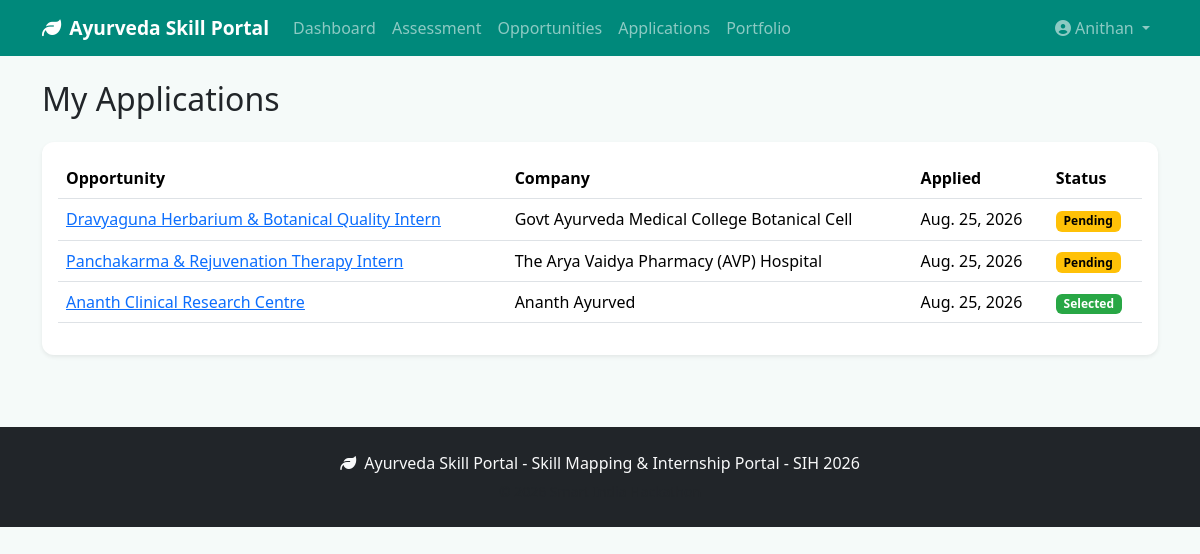
The page /student/applications/ (signed in) on the database its author committed.
### applications/models.py (models this page shows, shortened)
class Application(models.Model):
    STATUS_CHOICES = [
        ('Pending', 'Pending'),
        ('Shortlisted', 'Shortlisted'),
        ('Interview', 'Interview'),
        ('Selected', 'Selected'),
        ('Rejected', 'Rejected'),
    ]
    application_id = models.AutoField(primary_key=True)
    student = models.ForeignKey(Student, on_delete=models.CASCADE, related_name='applications')
    opportunity = models.ForeignKey(Opportunity, on_delete=models.CASCADE, related_name='applications')
    resume = models.FileField(upload_to='resumes/', blank=True, null=True)
    cover_letter = models.TextField(blank=True, null=True)
    status = models.CharField(max_length=20, choices=STATUS_CHOICES, default='Pending')
    applied_date = models.DateField(auto_now_add=True)
    updated_at = models.DateTimeField(auto_now=True)
    class Meta:
        unique_together = ['student', 'opportunity']
        ordering = ['-applied_date']

### opportunities/models.py (models this page shows, shortened)
class Opportunity(models.Model):
    TYPE_CHOICES = [
        ('Internship', 'Internship'),
        ('Job', 'Full-Time Job'),
        ('Research', 'Research Opportunity'),
        ('Clinical Training', 'Clinical Training'),
        ('Industry Training', 'Industry Training'),
        ('Fellowship', 'Fellowship'),
        ('Ayurvedic Wellness', 'Ayurvedic Wellness Opportunity'),
        ('Academic Collaboration', 'Academic / Research Collaboration'),
        ('FDP', 'Faculty Development Program (FDP)'),
        ('Pharma R&D', 'Pharmaceutical / R&D Opportunity'),
        ('Hospital Clinical', 'Hospital / Clinical Opportunity'),
        ('Hospital Admin', 'Hospital / Healthcare Administration'),
        ('Medical Content', 'Medical Content & Documentation Opportunity'),
        ('Public Health', 'Public Health Opportunity'),
        ('Startup Support', 'Entrepreneurship / Startup Support Opportunity'),
    ]
    DATA_STATUS_CHOICES = [
        ('DEMO', 'Demo Opportunity'),
        ('NEEDS_VERIFICATION', 'Verify Availability'),
        ('VERIFIED', 'Verified Opportunity'),
    ]
    opportunity_id = models.AutoField(primary_key=True)
    industry = models.ForeignKey(
        Industry, on_delete=models.CASCADE, related_name='opportunities',
        null=True, blank=True
    )
    faculty = models.ForeignKey(
        Faculty, on_delete=models.CASCADE, related_name='opportunities',
        null=True, blank=True
    )
    title = models.CharField(max_length=300)
    type = models.CharField(max_length=50, choices=TYPE_CHOICES)
    description = models.TextField()
    duration = models.CharField(max_length=100, blank=True, null=True)
    location = models.CharField(max_length=200)
    state = models.CharField(max_length=100, blank=True, default='', help_text='State or Region')
    data_status = models.CharField(
        max_length=30,
        choices=DATA_STATUS_CHOICES,
        default='NEEDS_VERIFICATION',
        help_text='Indicates data verification status.'
    )
    stipend_salary = models.CharField(max_length=100, blank=True, null=True)
    eligibility = models.TextField(blank=True)
    is_active = models.BooleanField(default=True)
    posted_date = models.DateField(auto_now_add=True)
    deadline = models.DateField(null=True, blank=True)
    created_at = models.DateTimeField(auto_now_add=True)
    class Meta:
        ordering = ['-posted_date']
        verbose_name_plural = 'Opportunities'
    @property
    def posted_by(self):
        if self.industry:
            return self.industry.company_name
        if self.faculty:
            return self.faculty.name
        return 'Unknown'

class Industry(models.Model):
    TYPE_CHOICES = [
        ('Hospital', 'Hospital'),
        ('Pharma', 'Pharma'),
        ('Research', 'Research'),
        ('Wellness Center', 'Wellness Center'),
        ('Startup', 'Startup'),
    ]
    industry_id = models.AutoField(primary_key=True)
    user = models.OneToOneField(User, on_delete=models.CASCADE, related_name='industry')
    company_name = models.CharField(max_length=300)
    type = models.CharField(max_length=50, choices=TYPE_CHOICES)
    location = models.CharField(max_length=200)
    website = models.URLField(blank=True, null=True)
    description = models.TextField(blank=True)
    verified_status = models.BooleanField(default=False)
    created_at = models.DateTimeField(auto_now_add=True)
    class Meta:
        verbose_name_plural = 'Industries'

### portal/views.py (the view)
# urls.py: path('student/applications/', views.student_applications, name='student_applications'),
@role_required('STUDENT')
def student_applications(request):
    applications = request.user.student.applications.select_related('opportunity').order_by('-applied_date')
    return render(request, 'student/applications.html', {'applications': applications})

### accounts/permissions.py (called while the page is built)
def role_required(*roles):
    def decorator(view_func):
        @wraps(view_func)
        @login_required
        def wrapper(request, *args, **kwargs):
            profile = getattr(request.user, 'profile', None)
            if not profile or profile.role not in roles:
                if request.user.is_superuser and 'ADMIN' in roles:
                    return view_func(request, *args, **kwargs)
                raise PermissionDenied('You do not have permission to access this page.')
            return view_func(request, *args, **kwargs)
        return wrapper
    return decorator

### portal/context_processors.py (called while the page is built)
def site_context(request):
    return {
        'SITE_NAME': 'Ayurveda Skill Portal',
        'SITE_TAGLINE': 'Skill Mapping & Internship Portal - SIH 2026',
    }

### templates/student/applications.html (shortened to what this page needs)
{% extends 'base.html' %}
{% block content %}
<div class="container py-4">
    <h2 class="mb-4">My Applications</h2>
    <div class="card shadow-sm border-0">
        <div class="card-body">
            <div class="table-responsive">
                <table class="table table-hover">
                    <thead><tr><th>Opportunity</th><th>Company</th><th>Applied</th><th>Status</th></tr></thead>
                    <tbody>
                    {% for app in applications %}
                    <tr>
                        <td><a href="{% url 'opportunity_detail' app.opportunity.opportunity_id %}">{{ app.opportunity.title }}</a></td>
                        <td>{{ app.opportunity.posted_by }}</td>
                        <td>{{ app.applied_date }}</td>
                        <td><span class="badge status-{{ app.status|lower }}">{{ app.status }}</span></td>
                    </tr>
                    {% empty %}
                    <tr><td colspan="4" class="text-muted text-center py-4">No applications yet. <a href="{% url 'student_opportunities' %}">Browse opportunities</a></td></tr>
                    {% endfor %}
                    </tbody>
                </table>
            </div>
        </div>
    </div>
</div>
{% endblock %}

### templates/base.html (shortened to what this page needs)
<!DOCTYPE html>
<html lang="en">
<head>
    <link href="https://cdn.jsdelivr.net/npm/bootstrap@5.3.2/dist/css/bootstrap.min.css" rel="stylesheet">
    <link href="https://cdnjs.cloudflare.com/ajax/libs/font-awesome/6.5.0/css/all.min.css" rel="stylesheet">
    <link href="/static/css/style.css" rel="stylesheet">
</head>
<body>
    <nav class="navbar navbar-expand-lg navbar-dark bg-teal sticky-top">
        <div class="container">
            <a class="navbar-brand fw-bold" href="{% url 'home' %}">
                <i class="fas fa-leaf me-2"></i>{{ SITE_NAME }}
            </a>
            <div class="collapse navbar-collapse" id="navbarNav">
                <ul class="navbar-nav me-auto">
                    {% if user.is_authenticated and user.profile.role == 'STUDENT' %}
                    <li class="nav-item"><a class="nav-link" href="{% url 'student_dashboard' %}">Dashboard</a></li>
                    <li class="nav-item"><a class="nav-link" href="{% url 'student_assessment' %}">Assessment</a></li>
                    <li class="nav-item"><a class="nav-link" href="{% url 'student_opportunities' %}">Opportunities</a></li>
                    <li class="nav-item"><a class="nav-link" href="{% url 'student_applications' %}">Applications</a></li>
                    <li class="nav-item"><a class="nav-link" href="{% url 'student_portfolio' %}">Portfolio</a></li>
                    {% elif user.is_authenticated and user.profile.role == 'INDUSTRY' %}
                    <li class="nav-item"><a class="nav-link" href="{% url 'industry_dashboard' %}">Dashboard</a></li>
                    <li class="nav-item"><a class="nav-link" href="{% url 'industry_post' %}">Post Opportunity</a></li>
                    <li class="nav-item"><a class="nav-link" href="{% url 'industry_applications' %}">Applications</a></li>
                    {% elif user.is_authenticated and user.profile.role == 'FACULTY' %}
                    <li class="nav-item"><a class="nav-link" href="{% url 'faculty_dashboard' %}">Dashboard</a></li>
                    <li class="nav-item"><a class="nav-link" href="{% url 'faculty_post' %}">Post FDP</a></li>
                    <li class="nav-item"><a class="nav-link" href="{% url 'faculty_analytics' %}">Analytics</a></li>
                    {% elif user.is_authenticated and user.profile.role == 'ADMIN' %}
                    <li class="nav-item"><a class="nav-link" href="{% url 'admin_dashboard' %}">Dashboard</a></li>
                    <li class="nav-item"><a class="nav-link" href="{% url 'admin_analytics' %}">Analytics</a></li>
                    <li class="nav-item"><a class="nav-link" href="{% url 'admin_users' %}">Users</a></li>
                    {% else %}
                    <li class="nav-item"><a class="nav-link" href="{% url 'about' %}">About</a></li>
                    <li class="nav-item"><a class="nav-link" href="{% url 'contact' %}">Contact</a></li>
                    {% endif %}
                </ul>
                <ul class="navbar-nav">
                    {% if user.is_authenticated %}
                    <li class="nav-item dropdown">
                        <a class="nav-link dropdown-toggle" href="#" data-bs-toggle="dropdown">
                            <i class="fas fa-user-circle me-1"></i>{{ user.username }}
                        </a>
                    </li>
                    {% else %}
                    <li class="nav-item"><a class="nav-link" href="{% url 'login' %}">Login</a></li>
                    <li class="nav-item"><a class="nav-link btn btn-light text-teal ms-2 px-3" href="{% url 'register' %}">Register</a></li>
                    {% endif %}
                </ul>
            </div>
        </div>
    </nav>
    <main>{% block content %}{% endblock %}</main>
    <footer class="bg-dark text-light py-4 mt-5">
        <div class="container text-center">
            <p class="mb-1"><i class="fas fa-leaf me-1"></i> {{ SITE_NAME }} - {{ SITE_TAGLINE }}</p>
            <small class="text-muted">&copy; 2026 Smart India Hackathon</small>
        </div>
    </footer>
</body>
</html>

### static/css/style.css (style rules this page uses)
:root { --teal: #00897b; --teal-dark: #00695c; --teal-light: #4db6ac; --green: #2e7d32; --bg-light: #f5faf9; }
body { font-family: 'Segoe UI', system-ui, -apple-system, sans-serif; background-color: var(--bg-light); }
.bg-teal { background-color: var(--teal) !important; }
.status-pending { background-color: #ffc107 !important; color: #000; }
.status-selected { background-color: #28a745 !important; }
.navbar-brand { font-size: 1.2rem; }
.card { border-radius: 12px; }

### rows shown on the page
Application: opportunity "Dravyaguna Herbarium & Botanical Quality Intern", opportunity.posted_by "Govt Ayurveda Medical College Botanical Cell", applied_date "Aug. 25, 2026", status "Pending"
Application: opportunity "Panchakarma & Rejuvenation Therapy Intern", opportunity.posted_by "The Arya Vaidya Pharmacy (AVP) Hospital", applied_date "Aug. 25, 2026", status "Pending"
Application: opportunity "Ananth Clinical Research Centre", opportunity.posted_by "Ananth Ayurved", applied_date "Aug. 25, 2026", status "Selected"

### other values the page prints
{{ SITE_NAME }} "Ayurveda Skill Portal"
{{ user.username }} "Anithan"
{{ SITE_TAGLINE }} "Skill Mapping & Internship Portal - SIH 2026"
